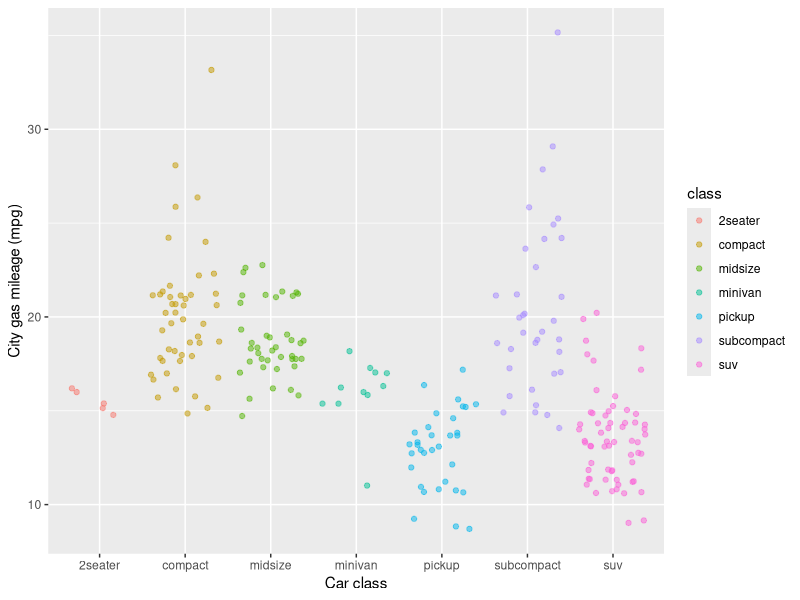

Write R code to recreate this figure.
## ---- chunk 1
knitr::opts_chunk$set(echo = TRUE)
library(tidyverse)
## ---- chunk 2
ggplot(data = mpg, aes(x = class, y = cty)) +
	geom_jitter(aes(color = class), alpha = 0.5) +
  labs(x = "Car class", y = "City gas mileage (mpg)")
